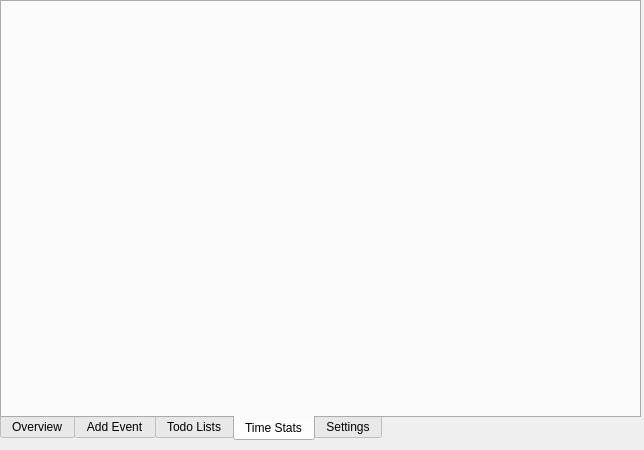
<?xml version="1.0" encoding="UTF-8"?>
<ui version="4.0">
 <class>mainWindowTabbed</class>
 <widget class="QDialog" name="mainWindowTabbed">
  <property name="geometry">
   <rect>
    <x>0</x>
    <y>0</y>
    <width>644</width>
    <height>450</height>
   </rect>
  </property>
  <property name="windowTitle">
   <string>Dialog</string>
  </property>
  <widget class="QTabWidget" name="tabWidget">
   <property name="geometry">
    <rect>
     <x>0</x>
     <y>0</y>
     <width>641</width>
     <height>441</height>
    </rect>
   </property>
   <property name="autoFillBackground">
    <bool>false</bool>
   </property>
   <property name="tabPosition">
    <enum>QTabWidget::South</enum>
   </property>
   <property name="tabShape">
    <enum>QTabWidget::Rounded</enum>
   </property>
   <property name="currentIndex">
    <number>3</number>
   </property>
   <property name="iconSize">
    <size>
     <width>16</width>
     <height>16</height>
    </size>
   </property>
   <property name="elideMode">
    <enum>Qt::ElideLeft</enum>
   </property>
   <property name="usesScrollButtons">
    <bool>false</bool>
   </property>
   <property name="documentMode">
    <bool>false</bool>
   </property>
   <property name="tabsClosable">
    <bool>false</bool>
   </property>
   <property name="movable">
    <bool>true</bool>
   </property>
   <property name="tabBarAutoHide">
    <bool>true</bool>
   </property>
   <widget class="QWidget" name="tab">
    <attribute name="title">
     <string>Overview</string>
    </attribute>
   </widget>
   <widget class="QWidget" name="tab_2">
    <attribute name="title">
     <string>Add Event</string>
    </attribute>
   </widget>
   <widget class="QWidget" name="tab_3">
    <attribute name="title">
     <string>Todo Lists</string>
    </attribute>
   </widget>
   <widget class="QWidget" name="tab_4">
    <attribute name="title">
     <string>Time Stats</string>
    </attribute>
   </widget>
   <widget class="QWidget" name="tab_5">
    <attribute name="title">
     <string>Settings</string>
    </attribute>
   </widget>
  </widget>
 </widget>
 <resources/>
 <connections/>
</ui>
